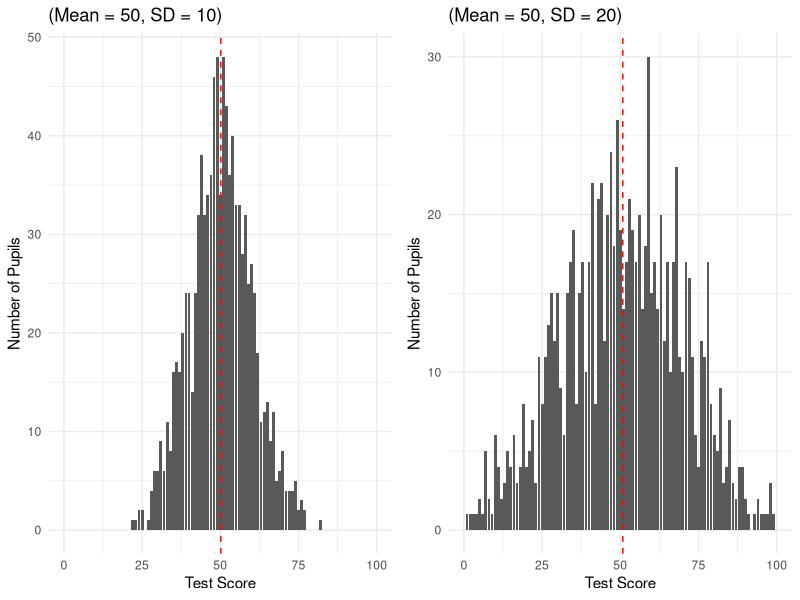
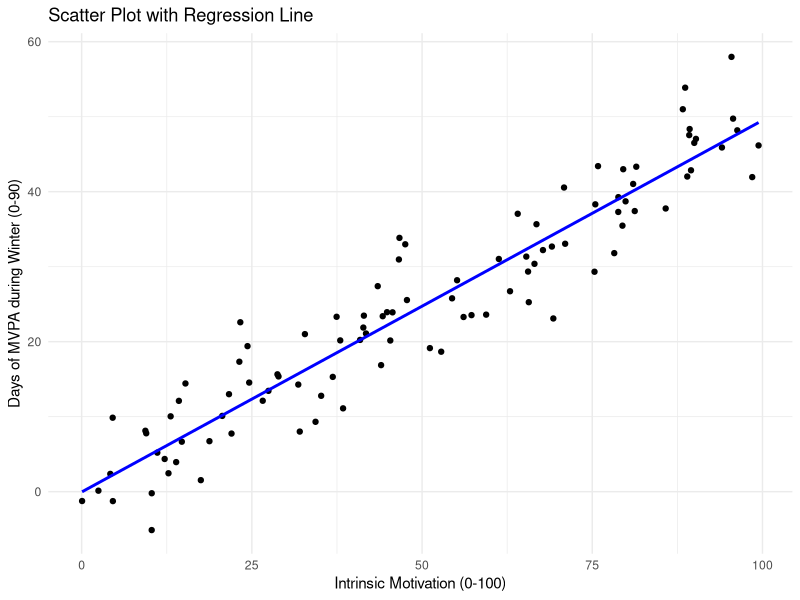
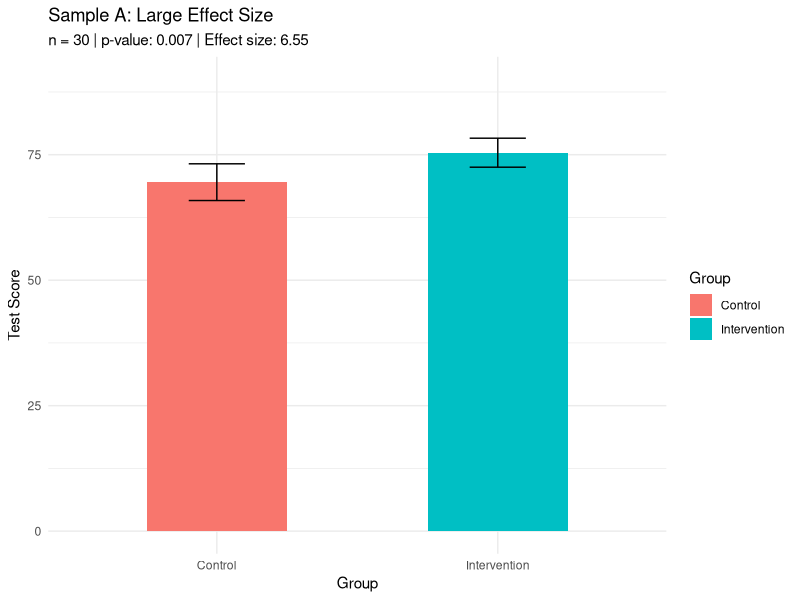
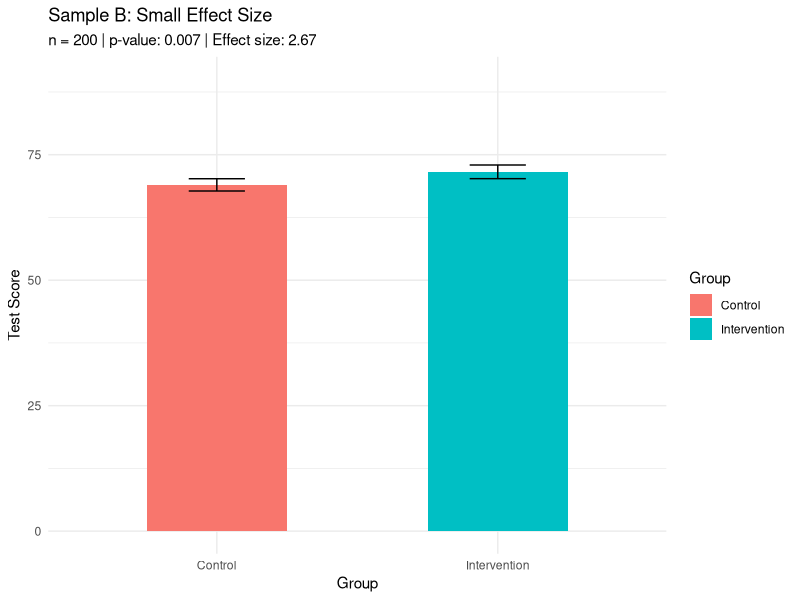
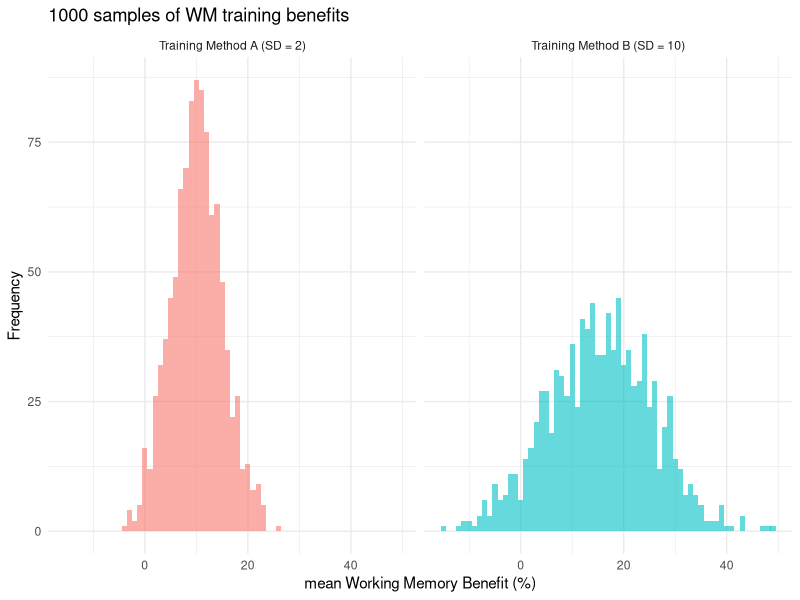
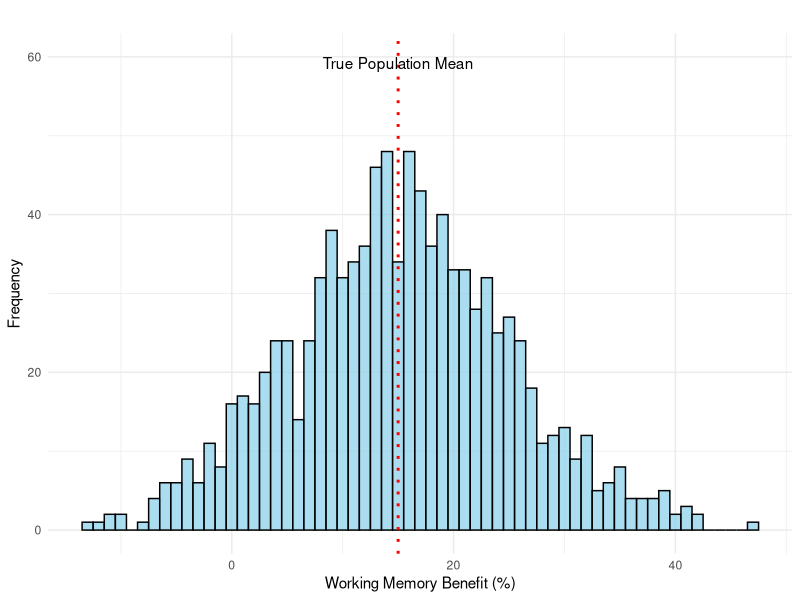
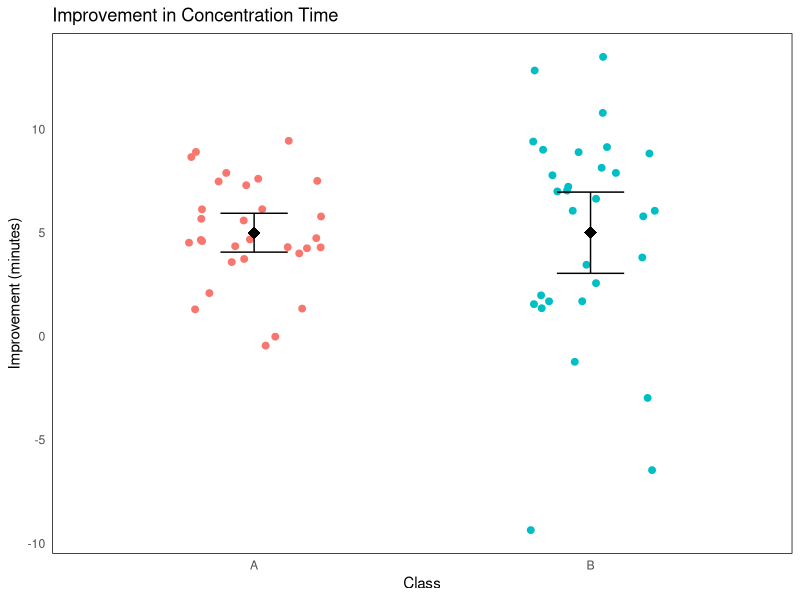
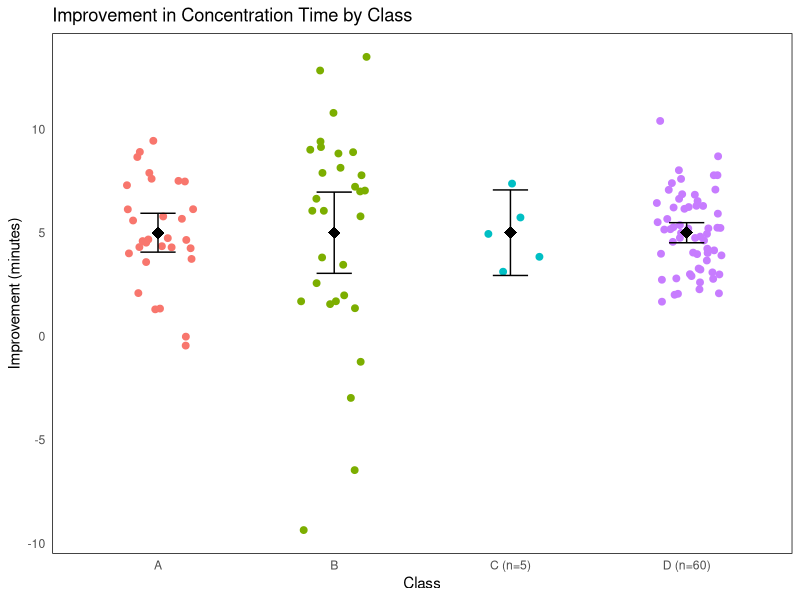

Write the R code that produced these figures, in order.
library(ggplot2)
library(dplyr)
library(gridExtra)

# Sample sizes
n <- 1000

# Generate data
set.seed(123)
scores_sd10 <- rnorm(n, mean = 50, sd = 10)
scores_sd20 <- rnorm(n, mean = 50, sd = 20)

# Create data frames
data_sd10 <- data.frame(score = pmax(pmin(round(scores_sd10), 100), 0))
data_sd20 <- data.frame(score = pmax(pmin(round(scores_sd20), 100), 0))

# Plot for SD = 10
plot_sd10 <- ggplot(data_sd10, aes(x = score)) +
  geom_bar() +
  labs(title = "(Mean = 50, SD = 10)", x = "Test Score", y = "Number of Pupils") +
  theme_minimal() +
  xlim(0, 100) +
  geom_vline(xintercept = mean(data_sd10$score), color = "red", linetype = "dashed")

# Plot for SD = 20
plot_sd20 <- ggplot(data_sd20, aes(x = score)) +
  geom_bar() +
  labs(title = "(Mean = 50, SD = 20)", x = "Test Score", y = "Number of Pupils") +
  theme_minimal() +
  xlim(0, 100) +
  geom_vline(xintercept = mean(data_sd20$score), color = "red", linetype = "dashed")

# Save plots side-by-side in a .png file
grid.arrange(plot_sd10, plot_sd20, ncol = 2)

### 

library(flextable)

# Sample sizes for each school
n <- 40

# Generate data with specified means and standard deviations
set.seed(123)
scores_A <- rnorm(n, mean = 50, sd = 10)
scores_B <- rnorm(n, mean = 60, sd = 10)
scores_C <- rnorm(n, mean = 70, sd = 30)
scores_D <- rnorm(n, mean = 70, sd = 10)

# Create data frame
data <- data.frame(
  score = c(scores_A, scores_B, scores_C, scores_D),
  school = factor(rep(c("A", "B", "C", "D"), each = n))
)

# Clamp scores to [0, 100]
data$score <- pmax(pmin(round(data$score), 100), 0)

# Calculate means and confidence intervals, to 2 dp
summary_data <- data %>%
  group_by(school) %>%
  summarise(
    mean_score = round(mean(score), 2),
    sd = round(sd(score), 2),
    ci_low = round(mean_score - (sd / sqrt(n)) * qt(0.975, n - 1), 2),
    ci_high = round(mean_score + (sd / sqrt(n)) * qt(0.975, n - 1), 2)
  )

# Create APA-style table using flextable
flex_table <- summary_data %>%
  flextable() %>%
  set_caption("Descriptive statistics for test scores by school") %>%
  set_header_labels(
    school = "School",
    mean_score = "Mean",
    sd = "SD",
    ci_low = "95% CI Low",
    ci_high = "95% CI High"
  ) %>%
  theme_booktabs()

# Print the table to view it
flex_table


# Load necessary library
library(ggplot2)

# Set seed for reproducibility
set.seed(123)

# Generate random data
intrinsic_motivation <- runif(100, 0, 100)
error_term <- rnorm(100, mean = 0, sd = 5)
MVPA_days_winter <- 0.5 * intrinsic_motivation + error_term

# Create a data frame
data <- data.frame(intrinsic_motivation, MVPA_days_winter)

# Create scatter plot with regression line
ggplot(data, aes(x = intrinsic_motivation, y = MVPA_days_winter)) +
  geom_point() +
  geom_smooth(method = "lm", se = FALSE, color = "blue") +
  labs(x = "Intrinsic Motivation (0-100)",
       y = "Days of MVPA during Winter (0-90)",
       title = "Scatter Plot with Regression Line") +
  theme_minimal()


# Load necessary libraries
library(ggplot2)
library(dplyr)

# Set seed for reproducibility
set.seed(123)

# Sample A: Large effect size
n_A <- 30
mean_control_A <- 70
mean_intervention_A <- 74.3
sd_A <- 10
control_scores_A <- rnorm(n_A, mean_control_A, sd_A)
intervention_scores_A <- rnorm(n_A, mean_intervention_A, sd_A)

# Calculate effect size for Sample A
effect_size_A <- mean(intervention_scores_A) - mean(control_scores_A)

# Run t-test for Sample A
t_test_A <- t.test(intervention_scores_A, control_scores_A, var.equal = TRUE)

# Sample B: Small effect size
n_B <- 200
mean_control_B <- 70
mean_intervention_B <- 72
sd_B <- 10
control_scores_B <- rnorm(n_B, mean_control_B, sd_B)
intervention_scores_B <- rnorm(n_B, mean_intervention_B, sd_B)

# Calculate effect size for Sample B
effect_size_B <- mean(intervention_scores_B) - mean(control_scores_B)

# Run t-test for Sample B
t_test_B <- t.test(intervention_scores_B, control_scores_B, var.equal = TRUE)

# Create data frames for plotting
data_A <- data.frame(
  Group = rep(c("Control", "Intervention"), each = n_A),
  Score = c(control_scores_A, intervention_scores_A)
)

data_B <- data.frame(
  Group = rep(c("Control", "Intervention"), each = n_B),
  Score = c(control_scores_B, intervention_scores_B)
)

# Plot Sample A
ggplot(data_A, aes(x = Group, y = Score, fill = Group)) +
  geom_bar(stat = "summary", fun = "mean", width = 0.5) +
  geom_errorbar(stat = "summary", fun.data = "mean_cl_normal", width = 0.2) +
  labs(title = "Sample A: Large Effect Size",
       subtitle = paste("n =", n_A, "| p-value:", round(t_test_A$p.value, 3), 
                        "| Effect size:", round(effect_size_A, 2)),
       y = "Test Score") +
  theme_minimal()+
  ylim(0, 90)

# Plot Sample B
ggplot(data_B, aes(x = Group, y = Score, fill = Group)) +
  geom_bar(stat = "summary", fun = "mean", width = 0.5) +
  geom_errorbar(stat = "summary", fun.data = "mean_cl_normal", width = 0.2) +
  labs(title = "Sample B: Small Effect Size",
       subtitle = paste("n =", n_B, "| p-value:", round(t_test_B$p.value, 3), 
                        "| Effect size:", round(effect_size_B, 2)),
       y = "Test Score") +
  theme_minimal()+
  ylim(0, 90)



# Load necessary library
library(ggplot2)

# Set seed for reproducibility
set.seed(123)

# Parameters
population_mean_A <- 10
population_mean_B <- 15
n_samples <- 1000  # Number of samples

# Sampling distribution 1: Method A
method_A_samples <- rnorm(n_samples, mean = population_mean_A, sd = 5)

# Sampling distribution 2: Method B
method_B_samples <- rnorm(n_samples, mean = population_mean_B, sd = 10)

# Create data frames for plotting
data_A <- data.frame(Benefit = method_A_samples, Method = "Training Method A (SD = 2)")
data_B <- data.frame(Benefit = method_B_samples, Method = "Training Method B (SD = 10)")

# Combine data
data_combined <- rbind(data_A, data_B)

# Plot the distributions
ggplot(data_combined, aes(x = Benefit, fill = Method)) +
  geom_histogram(binwidth = 1, alpha = 0.6, position = "identity") +
  labs(title = "1000 samples of WM training benefits",
       x = "mean Working Memory Benefit (%)",
       y = "Frequency") +
  theme_minimal() +
  facet_wrap(~ Method)+
  theme(legend.position = "none")


# Load necessary library
library(ggplot2)

# Set seed for reproducibility
set.seed(123)

# Parameters
n_observations <- 1000
sample_mean <- 15
sample_sd <- 10

# Generate sample data
sample_data <- rnorm(n_observations, mean = sample_mean, sd = sample_sd)

# Create data frame for plotting
data_sample <- data.frame(Benefit = sample_data)

# Plot the sampling distribution
ggplot(data_sample, aes(x = Benefit)) +
  geom_histogram(binwidth = 1, fill = "skyblue", color = "black", alpha = 0.7) +
  geom_vline(xintercept = sample_mean, linetype = "dotted", size = 1, color = "red") +
  annotate("text", x = sample_mean, y = 60, label = "True Population Mean", color = "black", vjust = 1) +
  labs(title = "",
       x = "Working Memory Benefit (%)",
       y = "Frequency") +
  theme_minimal()

###

# Set seed for reproducibility
set.seed(42)

# Constants
n_A <- 30
mean_A <- 5
sd_A <- 2

n_B <- 30
mean_B <- 5
sd_B <- 5

# Generate data for Class A and adjust to exact mean
class_A <- rnorm(n_A, mean_A, sd_A)
class_A <- class_A - mean(class_A) + mean_A

# Generate data for Class B and adjust to exact mean
class_B <- rnorm(n_B, mean_B, sd_B)
class_B <- class_B - mean(class_B) + mean_B

# Create a combined data frame for easier plotting
data <- data.frame(
  Improvement = c(class_A, class_B),
  Class = factor(rep(c("A", "B"), each = 30))
)

# Load necessary library
library(ggplot2)

# Plot
ggplot(data, aes(x = Class, y = Improvement, color = Class)) +
  geom_jitter(width = 0.2, size = 2) + # Scatterplot with some jitter
  stat_summary(fun = mean, geom = "point", size = 4, shape = 18, color = "black") + # Mean points
  stat_summary(fun.data = mean_cl_normal, geom = "errorbar", width = 0.2, color = "black") + # CI
  labs(
    title = "Improvement in Concentration Time",
    x = "Class",
    y = "Improvement (minutes)"
  ) +
  theme_minimal() +
  theme(
    panel.grid = element_blank(), # Remove grid lines
    panel.border = element_rect(color = "black", fill = NA), # Add outline
    legend.position = "none"
  )

##

# Set seed for reproducibility
set.seed(42)

# Constants for Classes
mean_val <- 5
sd_A <- 2
sd_B <- 5

# Generate data
class_A <- rnorm(30, mean_val, sd_A)
class_A <- class_A - mean(class_A) + mean_val

class_B <- rnorm(30, mean_val, sd_B)
class_B <- class_B - mean(class_B) + mean_val

class_C <- rnorm(5, mean_val, sd_A)
class_C <- class_C - mean(class_C) + mean_val

class_D <- rnorm(60, mean_val, sd_A)
class_D <- class_D - mean(class_D) + mean_val

# Combine data
data <- data.frame(
  Improvement = c(class_A, class_B, class_C, class_D),
  Class = factor(rep(c("A", "B", "C (n=5)", "D (n=60)"), times = c(30, 30, 5, 60))) # Corrected n for Class C
)

# Load necessary library
library(ggplot2)

# Plot
ggplot(data, aes(x = Class, y = Improvement, color = Class)) +
  geom_jitter(width = 0.2, size = 2) + # Scatterplot with some jitter
  stat_summary(fun = mean, geom = "point", size = 4, shape = 18, color = "black") + # Mean points
  stat_summary(fun.data = mean_cl_normal, geom = "errorbar", width = 0.2, color = "black") + # 95% CI for A, B, C, D
  labs(
    title = "Improvement in Concentration Time by Class",
    x = "Class",
    y = "Improvement (minutes)"
  ) +
  theme_minimal() +
  theme(
    panel.grid = element_blank(), # Remove grid lines
    panel.border = element_rect(color = "black", fill = NA), # Add outline
    legend.position = "none"
  )

# Plot
ggplot(data, aes(x = Class, y = Improvement, color = Class)) +
  geom_jitter(width = 0.2, size = 2) + # Scatterplot with some jitter
  stat_summary(fun = mean, geom = "point", size = 4, shape = 18, color = "black") + # Mean points
  stat_summary(
    fun.data = mean_cl_normal, 
    geom = "errorbar", 
    width = 0.2, 
    color = "black",
    fun.args = list(conf.int = 0.99) # 99% CI for all classes
  ) +
  labs(
    title = "Improvement in Concentration Time by Class",
    x = "Class",
    y = "Improvement (minutes)"
  ) +
  theme_minimal() +
  theme(
    panel.grid = element_blank(), # Remove grid lines
    panel.border = element_rect(color = "black", fill = NA), # Add outline
    legend.position = "none"
  )
